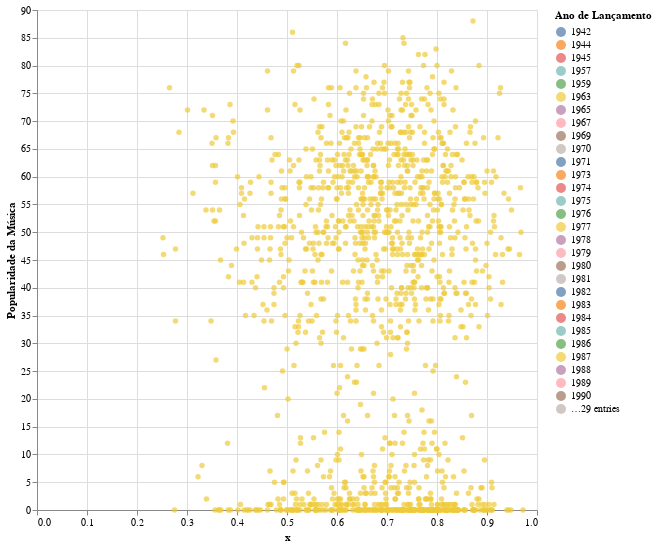

This figure's notebook cell:
### Code cell
data = hit_songs.copy().head(5000)

dropdown_xcol = alt.binding_select(
    options=['danceability', 'energy', 'duration_ms', 'valence'],
    name='X-axis column '
)
xcol_param = alt.param(
    value='danceability',
    bind=dropdown_xcol
)


list_years = sorted(data['year_release'].unique().tolist())
dropdown_year_release = alt.binding_select(
    options= list_years,
    name='Ano de lançamento: '
)
year_release_param = alt.param(
    value=2017,
    bind=dropdown_year_release
)

points = alt.Chart(data, width=500, height=500).mark_circle().encode(
    alt.X('x', type='quantitative'),
    alt.Y('popularity', type='quantitative', title='Popularidade da Música'),
    color=alt.Color('year_release:N', title='Ano de Lançamento').scale(domain=list_years)
).transform_calculate(
    x=f'datum[{xcol_param.name}]'
).add_params(
    xcol_param,
    year_release_param
).transform_filter(
     alt.FieldEqualPredicate(field='year', equal=year_release_param)
)

points

### Figure 1 — Vega-Lite specification as saved in the notebook (floating-point values rounded to 4 significant figures; data arrays with more than 128 entries replaced by an {"elided": "..."} marker saying what was removed)
{"config": {"view": {"continuousWidth": 300, "continuousHeight": 300}}, "data": {"name": "data-7ecedaddbcef77916b24bd09aaa9c6b6"}, "mark": {"type": "circle"}, "encoding": {"color": {"field": "year_release", "scale": {"domain": [1942, 1944, 1945, 1957, 1959, 1963, 1965, 1967, 1969, 1970, 1971, 1973, 1974, 1975, 1976, 1977, 1978, 1979, 1980, 1981, 1982, 1983, 1984, 1985, 1986, 1987, 1988, 1989, 1990, 1991, 1992, 1993, 1994, 1995, 1996, 1997, 1998, 1999, 2000, 2001, 2002, 2003, 2004, 2005, 2006, 2007, 2008, 2009, 2010, 2011, 2012, 2013, 2014, 2015, 2016, 2017, 2018, 2019]}, "title": "Ano de Lançamento", "type": "nominal"}, "x": {"field": "x", "type": "quantitative"}, "y": {"field": "popularity", "title": "Popularidade da Música", "type": "quantitative"}}, "height": 500, "params": [{"name": "param_63", "bind": {"input": "select", "options": ["danceability", "energy", "duration_ms", "valence"], "name": "X-axis column "}, "value": "danceability"}, {"name": "param_64", "bind": {"input": "select", "options": [1942, 1944, 1945, 1957, 1959, 1963, 1965, 1967, 1969, 1970, 1971, 1973, 1974, 1975, 1976, 1977, 1978, 1979, 1980, 1981, 1982, 1983, 1984, 1985, 1986, 1987, 1988, 1989, 1990, 1991, 1992, 1993, 1994, 1995, 1996, 1997, 1998, 1999, 2000, 2001, 2002, 2003, 2004, 2005, 2006, 2007, 2008, 2009, 2010, 2011, 2012, 2013, 2014, 2015, 2016, 2017, 2018, 2019], "name": "Ano de lançamento: "}, "value": 2017}], "transform": [{"calculate": "datum[param_63]", "as": "x"}, {"filter": {"equal": {"expr": "param_64"}, "field": "year"}}], "width": 500, "$schema": "https://vega.github.io/schema/vega-lite/v5.15.1.json", "datasets": {"data-7ecedaddbcef77916b24bd09aaa9c6b6": {"elided": "5000 records"}}}
